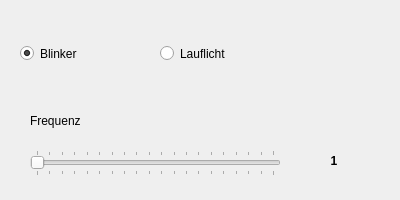
<?xml version="1.0" encoding="UTF-8"?>
<ui version="4.0">
 <class>Gui</class>
 <widget class="QWidget" name="Gui">
  <property name="geometry">
   <rect>
    <x>0</x>
    <y>0</y>
    <width>400</width>
    <height>200</height>
   </rect>
  </property>
  <property name="minimumSize">
   <size>
    <width>400</width>
    <height>200</height>
   </size>
  </property>
  <property name="maximumSize">
   <size>
    <width>400</width>
    <height>200</height>
   </size>
  </property>
  <property name="windowTitle">
   <string>Smartblink</string>
  </property>
  <widget class="QRadioButton" name="blinkButton">
   <property name="geometry">
    <rect>
     <x>20</x>
     <y>40</y>
     <width>119</width>
     <height>27</height>
    </rect>
   </property>
   <property name="text">
    <string>Blinker</string>
   </property>
   <property name="checked">
    <bool>true</bool>
   </property>
   <attribute name="buttonGroup">
    <string notr="true">buttonGroup</string>
   </attribute>
  </widget>
  <widget class="QRadioButton" name="lauflichtButton">
   <property name="geometry">
    <rect>
     <x>160</x>
     <y>40</y>
     <width>119</width>
     <height>27</height>
    </rect>
   </property>
   <property name="text">
    <string>Lauflicht</string>
   </property>
   <attribute name="buttonGroup">
    <string notr="true">buttonGroup</string>
   </attribute>
  </widget>
  <widget class="QSlider" name="speedSlider">
   <property name="geometry">
    <rect>
     <x>30</x>
     <y>150</y>
     <width>251</width>
     <height>26</height>
    </rect>
   </property>
   <property name="minimum">
    <number>1</number>
   </property>
   <property name="maximum">
    <number>20</number>
   </property>
   <property name="orientation">
    <enum>Qt::Horizontal</enum>
   </property>
   <property name="tickPosition">
    <enum>QSlider::TicksBothSides</enum>
   </property>
   <property name="tickInterval">
    <number>1</number>
   </property>
  </widget>
  <widget class="QLabel" name="BlinkLable">
   <property name="geometry">
    <rect>
     <x>300</x>
     <y>150</y>
     <width>68</width>
     <height>22</height>
    </rect>
   </property>
   <property name="font">
    <font>
     <weight>75</weight>
     <bold>true</bold>
    </font>
   </property>
   <property name="text">
    <string>1</string>
   </property>
   <property name="alignment">
    <set>Qt::AlignCenter</set>
   </property>
  </widget>
  <widget class="QLabel" name="label_2">
   <property name="geometry">
    <rect>
     <x>30</x>
     <y>110</y>
     <width>68</width>
     <height>22</height>
    </rect>
   </property>
   <property name="text">
    <string>Frequenz</string>
   </property>
  </widget>
 </widget>
 <layoutdefault spacing="6" margin="11"/>
 <resources/>
 <connections>
  <connection>
   <sender>speedSlider</sender>
   <signal>valueChanged(int)</signal>
   <receiver>BlinkLable</receiver>
   <slot>setNum(int)</slot>
   <hints>
    <hint type="sourcelabel">
     <x>137</x>
     <y>156</y>
    </hint>
    <hint type="destinationlabel">
     <x>356</x>
     <y>137</y>
    </hint>
   </hints>
  </connection>
 </connections>
 <buttongroups>
  <buttongroup name="buttonGroup"/>
 </buttongroups>
</ui>
